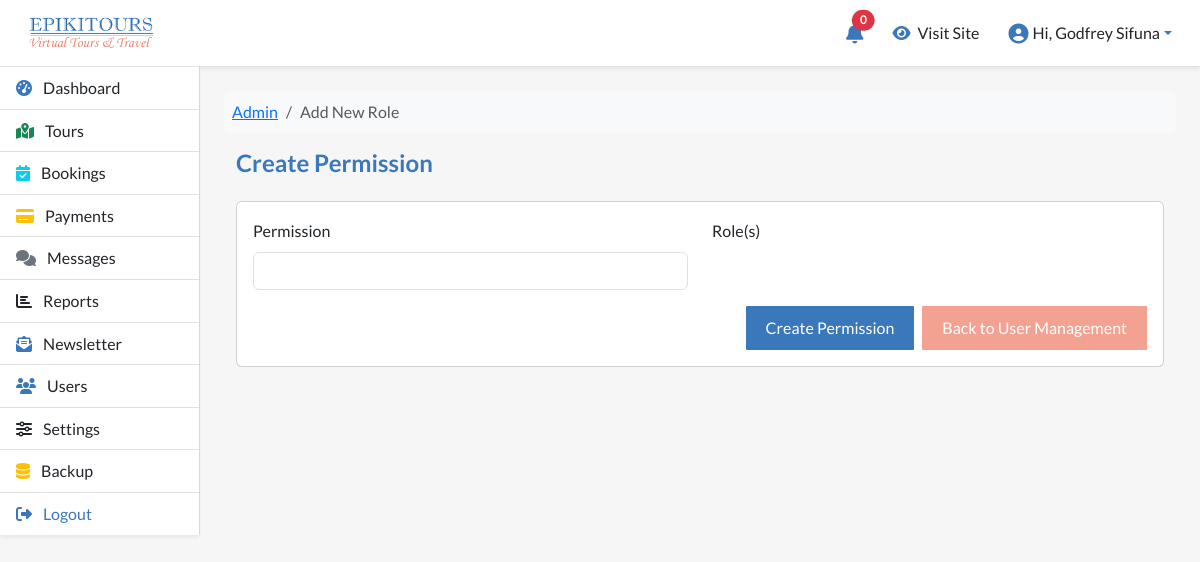
Before: /manage/users/create-permission.php (signed in) with the older database file.
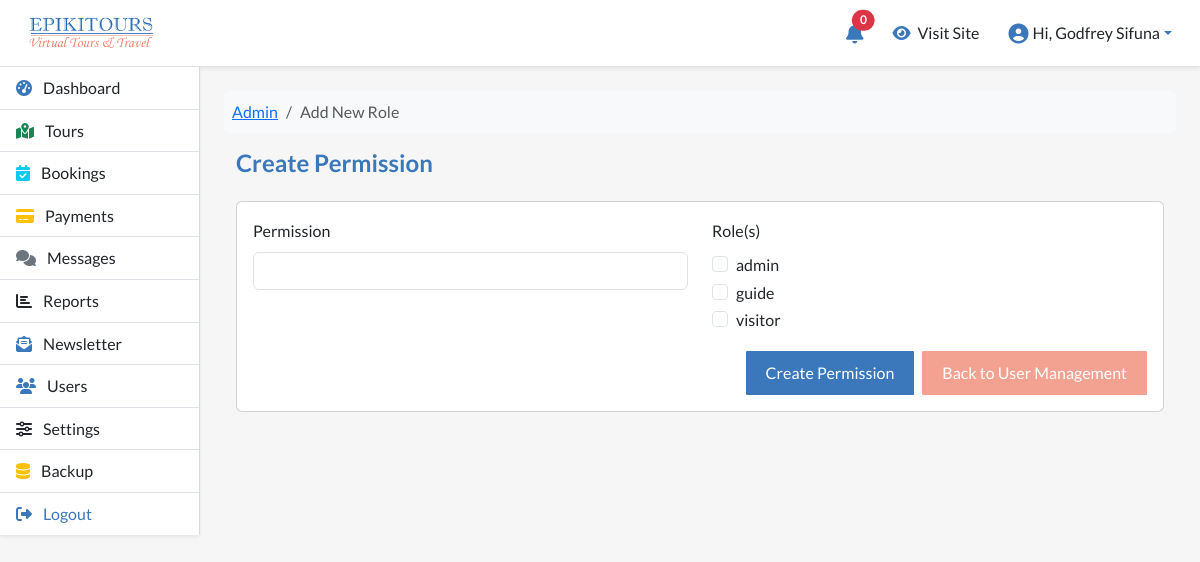
After: the same page with the newer database file.
### tables this page shows
CREATE TABLE `epi_roles` (
  `id` int NOT NULL,
  `role` varchar(100) NOT NULL,
  `created_at` timestamp NOT NULL DEFAULT CURRENT_TIMESTAMP,
  `updated_at` timestamp NOT NULL DEFAULT CURRENT_TIMESTAMP ON UPDATE CURRENT_TIMESTAMP
);

### manage/users/create-permission.php (the view, shortened to what this page needs)
<?php
require_once __DIR__ . '/../../config/database.php';
$roles = $pdo->query("SELECT * FROM epi_roles ORDER BY role ASC")->fetchAll(PDO::FETCH_ASSOC);
?>
<nav aria-label="breadcrumb">
    <ol class="breadcrumb bg-light p-2 rounded mb-3">
        <li class="breadcrumb-item"><a href="<?= BASE_URL ?>dashboard">Admin</a></li>
        <li class="breadcrumb-item active" aria-current="page">Add New Role</li>
    </ol>
</nav>
<div class="d-flex">
    <div class="container-fluid">
        <h4 class="mb-0">Create Permission</h4>
        <div class="card mt-4">
            <div class="card-body">
                <form method="POST">
                    <div class="row mb-3">
                        <div class="col-md-6">
                            <label class="form-label">Permission</label>
                            <input type="text" name="permission" class="form-control">
                        </div>
                        <div class="col-md-6">
                            <label class="form-label">Role(s)</label>
                            <?php foreach ($roles as $role): ?>
                                <div class="form-check">
                                    <input class="form-check-input" type="checkbox" name="roles[]" value="<?= $role['id'] ?>" id="role<?= $role['id'] ?>">
                                    <label class="form-check-label" for="role<?= $role['id'] ?>">
                                        <?= htmlspecialchars($role['role']) ?>
                                    </label>
                                </div>
                            <?php endforeach; ?>
                        </div>
                    </div>
                    <div class="d-flex justify-content-end gap-2">
                        <button type="submit" class="btn btn-primary">Create Permission</button>
                        <a href="index.php" class="btn btn-secondary text-decoration-none">Back to User Management</a>
                    </div>
                </form>
            </div>
        </div>
    </div>
</div>
<?php
include BASE_PATH . 'layouts/admin-layout.php';
?>

Changed rows visible on the page:
added epi_roles: role "admin"
added epi_roles: role "guide"
added epi_roles: role "visitor"
